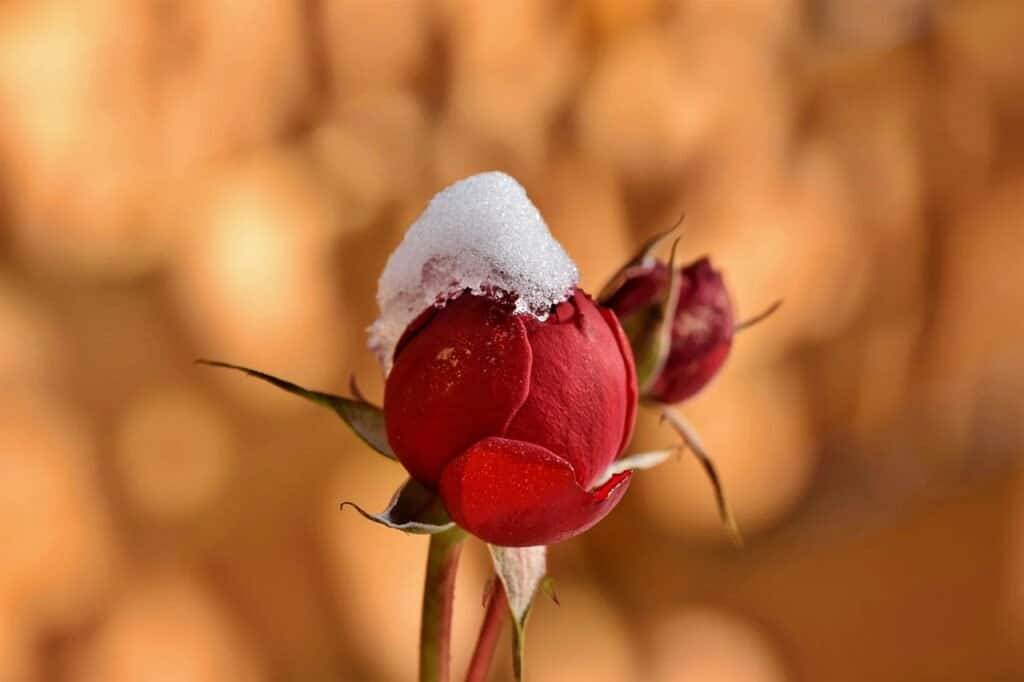
#> input picture Image_Processing_Fundamentals/images/red.jpg, 1024 x 682 px, found by its file name
$ jupyter execute --allow-errors Color_conversion_Opencv.ipynb   (shell and % lines are left out)
#> lines starting #> are read from the running program, lines starting #| are printed output that depends on the picture
# Install Opencv using pip

[cell 1]
import cv2 as cv
import sys
import os

import numpy as np
import matplotlib.pyplot as plt

## BGR2GRAY

[cell 2]
#using opencv inbuilt function
image = cv.imread("red.jpg")
#> image is the input picture: shape (682, 1024, 3); mean B, G, R 60.4, 110.8, 184
gray = cv.cvtColor(image, cv.COLOR_BGR2GRAY)
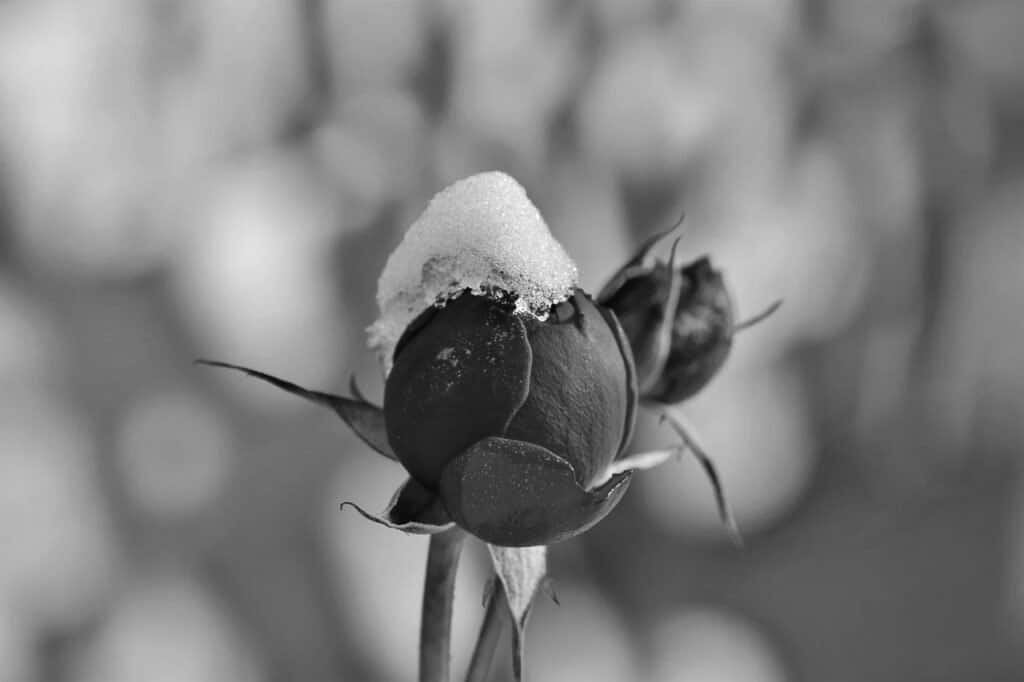
#> gray: shape (682, 1024); min 4, max 254, mean 127

cv.imshow("Original Image", image)
k= cv.waitKey(0)
#> (key Esc is pressed here)

cv.imshow("Gray", gray)
plt.imshow(gray, cmap = 'gray')
k= cv.waitKey(0)  # if k = ... is not written -1 is shown in the output after closing window
#> (key Esc is pressed here)

# BGR2GRAY by changing flag value of imread

[cell 3]
# using imread function with flag =0

# Use the second argument or (flag value) zero
# that specifies the image is to be read in grayscale mode
img = cv.imread("red.jpg", 0)
#> img: shape (682, 1024); min 0, max 255, mean 127
cv.imshow("Original Image", image)
k= cv.waitKey(0)
#> (key Esc is pressed here)

cv.imshow('Grayscale Image', img)
k= cv.waitKey(0)
#> (key Esc is pressed here)

if k == ord("s"):
    cv.imwrite("grayscale.jpg", img)

# Window shown waits for any key pressing event
cv.destroyAllWindows()

# BGR2CMYK(No opencv inbuilt function)

[cell 4]
#using opencv inbuilt function
image = cv.imread("red.jpg")
#> (the rest of this cell did not finish here and is left out)

[cell 5]
# Printing size and data type of original and reversed image
# Original Image
print("Size of the BGR image:", image.shape)
#| Size of the BGR image: (682, 1024, 3)
img_rev = image[:,:,::-1]
# Reversed Image
print("Size of the RGB image:", img_rev.shape)
#| Size of the RGB image: (682, 1024, 3)

#data type
print("Data type of the image:", image.dtype,',', img_rev.dtype)
#| Data type of the image: uint8 , uint8

# RGB2BGR

[cell 6]
#using opencv inbuilt function
image = cv.imread("red.jpg")
res = cv.cvtColor(image, cv.COLOR_RGB2BGR)

cv.imshow("Original Image", image)
k= cv.waitKey(0)
#> (key Esc is pressed here)

cv.imshow("BGR", res)
k= cv.waitKey(0)  # if k = ... is not written -1 is shown in the output after closing window
#> (key Esc is pressed here)

## BGR2YUV

[cell 7]
#using opencv inbuilt function
image = cv.imread("red.jpg")
res = cv.cvtColor(image, cv.COLOR_BGR2YUV)
#> res: shape (682, 1024, 3); mean of channels 0, 1, 2 127, 95.4, 178

cv.imshow("Original Image", image)
k= cv.waitKey(0)
#> (key Esc is pressed here)

cv.imshow("YUV", res)
k= cv.waitKey(0)  # if k = ... is not written -1 is shown in the output after closing window
#> (key Esc is pressed here)

## BGR2HSV

[cell 8]
#using opencv inbuilt function
image = cv.imread("bird.jpg")
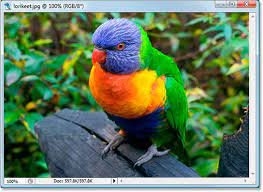
#> input picture Image_Processing_Fundamentals/color_conversion_python_scratch/bird.jpg, 263 x 192 px, found by its file name
#> image is the input picture: shape (192, 263, 3); mean B, G, R 94.5, 123.3, 99
res = cv.cvtColor(image, cv.COLOR_BGR2HSV)
#> res: shape (192, 263, 3); mean H, S, V 71, 136.9, 139.9

cv.imshow("Original Image", image)
k= cv.waitKey(0)
#> (key Esc is pressed here)

cv.imshow("HSV", res)
k= cv.waitKey(0)  # if k = ... is not written -1 is shown in the output after closing window
#> (key Esc is pressed here)

## BGR2YCrCb

[cell 9]
#using opencv inbuilt function
image = cv.imread("bird.jpg")
res = cv.cvtColor(image, cv.COLOR_BGR2YCrCb)
#> res: shape (192, 263, 3); mean of channels 0, 1, 2 112.8, 118.2, 117.7

cv.imshow("Original Image", image)
k= cv.waitKey(0)
#> (key Esc is pressed here)

cv.imshow("YCrCb", res)
k= cv.waitKey(0)  # if k = ... is not written -1 is shown in the output after closing window
#> (key Esc is pressed here)

# BGR2YUV_I420 - Opencv does not have

[cell 10]
#using opencv inbuilt function
image = cv.imread("bird.jpg")
#> (the rest of this cell did not finish here and is left out)

# Opencv does not have YIQ color space conversion

[cell 11]
#using opencv inbuilt function
image = cv.imread("bird.jpg")
#> (the rest of this cell did not finish here and is left out)

# BGR2YUV

[cell 12]
#using opencv inbuilt function
image = cv.imread("bird.jpg")
res = cv.cvtColor(image, cv.COLOR_BGR2YUV)
#> res: shape (192, 263, 3); mean of channels 0, 1, 2 112.8, 119, 115.9

cv.imshow("Original Image", image)
k= cv.waitKey(0)
#> (key Esc is pressed here)

cv.imshow("YUV", res)
k= cv.waitKey(0)  # if k = ... is not written -1 is shown in the output after closing window
#> (key Esc is pressed here)
